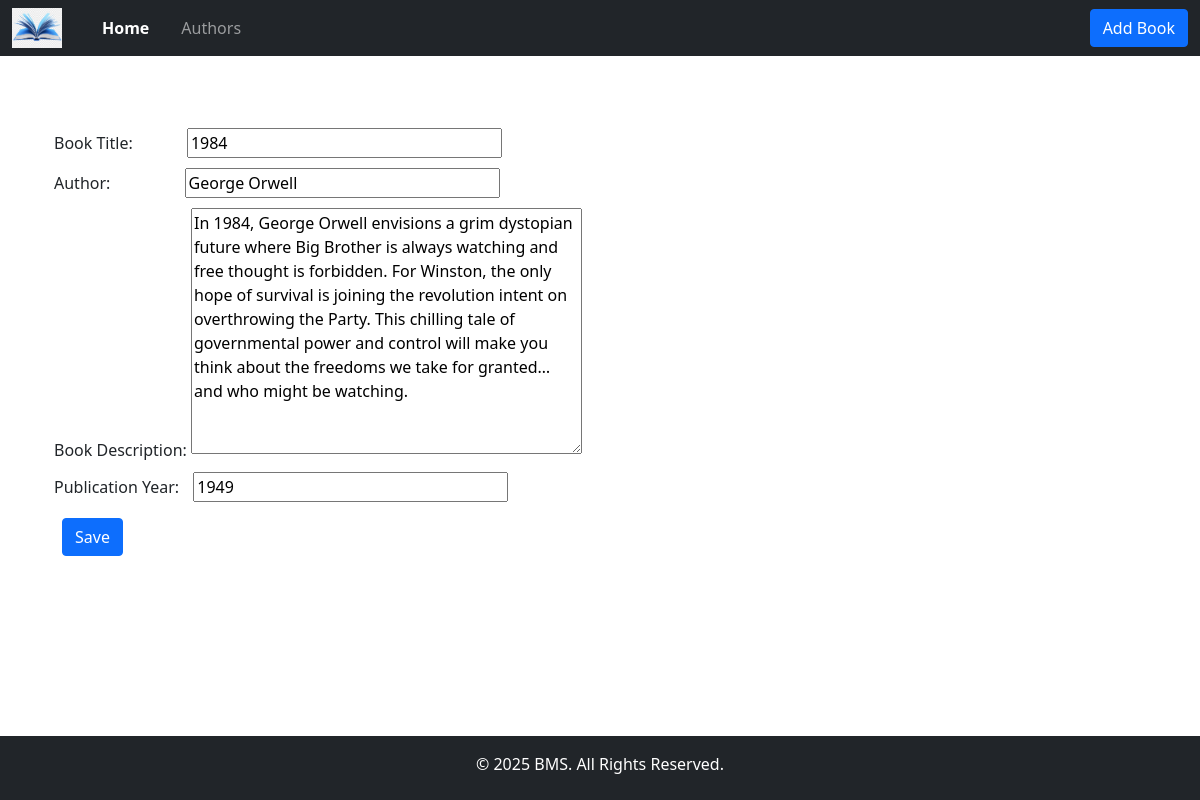
Page /edit-book/12 on the committed database.
### books/models.py (models this page shows, shortened)
class Books(models.Model):
    title = models.CharField(max_length=100, verbose_name="Book Title")
    author = models.CharField(max_length=100, verbose_name="Author")
    description = models.TextField(verbose_name="Book Description")
    pub_year = models.PositiveBigIntegerField(verbose_name="Publication Year")

### books/views.py (the view)
# urls.py: path('edit-book/<int:id>', edit_book, name='edit_book'),
def edit_book(request, id):
    specific_book = Books.objects.get(id=id)
    if request.method == "POST":
        book_form = BookForm(request.POST, instance=specific_book)
        if book_form.is_valid():
            book_form.save()
            return redirect("/")
    else:
        book_form = BookForm(instance=specific_book)
    context = {
        "form": book_form,
    }
    return render(request, 'books/book_form.html', context)

### books/forms.py
class BookForm(forms.ModelForm):
    class Meta:
        model = Books
        fields = ["title", "author", "description", "pub_year"]
        widgets = {
            'title': TextInput(attrs:={
                'class': "book-title",
                'style': 'margin-left: 50px; margin-bottom: 10px; width: 315px',
            }),
            'author': TextInput(attrs:={
                'class': "book-author",
                'style': 'margin-left: 70px; margin-bottom: 10px; width: 315px',
            }),
            'description': Textarea(attrs:={
                'class': "book-description",
                'style': 'margin-bottom: 2px',
            }),
            'pub_year': TextInput(attrs:={
                'class': "book-year",
                'style': 'margin-left: 10px; margin-top: 10px; width: 315px',
            })
        }

### books/templates/books/book_form.html (shortened to what this page needs)
{% extends 'books/base.html' %}
{% block content %}
<div class="container mt-5">
    <div class="row">
        <div class="col">
            <form method="post">
                {{ form }}
            <button class="btn btn-primary mt-3 ms-2" type="submit">Save</button>
        </div>
    </div>
</div>
{% endblock %}

### books/templates/books/base.html (style rules this page uses)
html, body { height: 100%; display: flex; flex-direction: column; }

### rows in the picture
Books: title "1984", author "George Orwell", description "In 1984, George Orwell envisions a grim dystopian future where Big Brother is always watching and free thought is forbidden. For Winston, the only hope of survival is joining the revolution intent on overthrowing the Party. This chilling tale of governmental power and control will make you think about the freedoms we take for granted… and who might be watching.", pub_year "1949"
